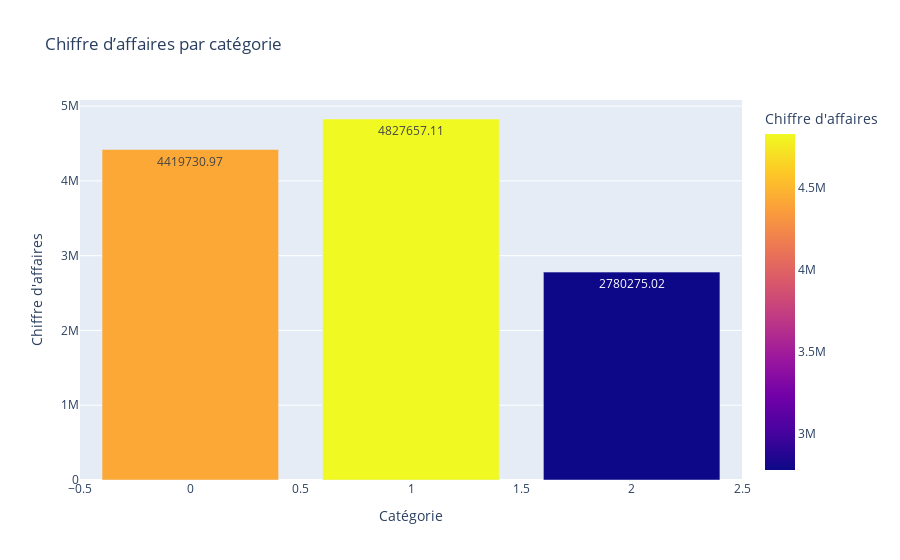

Notebook source saved alongside this figure:
### Code cell
fig = px.bar(
    ca_categorie, 
    x='categ', 
    y='ca',
    color='ca',
    title='Chiffre d’affaires par catégorie',
    labels={'categ': 'Catégorie', 'ca': 'Chiffre d\'affaires'}
)
# Ajouter les valeurs sur les barres
fig.update_traces(text=ca_categorie['ca'], textposition='auto')
fig.show()

### Figure 1 — Plotly figure (JSON) as saved in the notebook; plotly's stock layout.template omitted (floating-point values rounded to 4 significant figures)
{"data": [{"alignmentgroup": "True", "hovertemplate": "Catégorie=%{x}<br>Chiffre d'affaires=%{marker.color}<extra></extra>", "legendgroup": "", "marker": {"color": [4420000.0, 4828000.0, 2780000.0], "coloraxis": "coloraxis", "pattern": {"shape": ""}}, "name": "", "offsetgroup": "", "orientation": "v", "showlegend": false, "text": [4420000.0, 4828000.0, 2780000.0], "textposition": "auto", "type": "bar", "x": [0, 1, 2], "xaxis": "x", "y": [4420000.0, 4828000.0, 2780000.0], "yaxis": "y"}], "layout": {"autosize": true, "barmode": "relative", "coloraxis": {"colorbar": {"title": {"text": "Chiffre d'affaires"}}, "colorscale": [[0, "#0d0887"], [0.1111, "#46039f"], [0.2222, "#7201a8"], [0.3333, "#9c179e"], [0.4444, "#bd3786"], [0.5556, "#d8576b"], [0.6667, "#ed7953"], [0.7778, "#fb9f3a"], [0.8889, "#fdca26"], [1, "#f0f921"]]}, "legend": {"tracegroupgap": 0}, "title": {"text": "Chiffre d’affaires par catégorie"}, "xaxis": {"anchor": "y", "autorange": true, "domain": [0, 1], "range": [-0.5, 2.5], "title": {"text": "Catégorie"}, "type": "linear"}, "yaxis": {"anchor": "x", "autorange": true, "domain": [0, 1], "range": [0, 5082000.0], "title": {"text": "Chiffre d'affaires"}, "type": "linear"}}}
